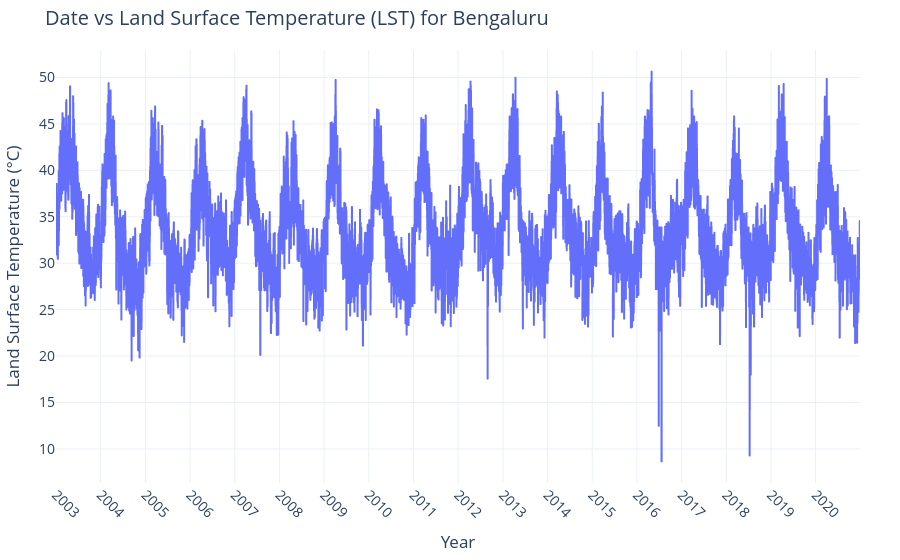

Write notebook code for a chart like this one.
### Code cell
plotTimeVsLST(blr_df, 'Bengaluru')

### Figure 1 — Plotly figure (JSON) as saved in the notebook; plotly's stock layout.template omitted (floating-point values rounded to 4 significant figures; data arrays with more than 128 entries replaced by an {"elided": "..."} marker saying what was removed)
{"data": [{"hovertemplate": "Year=%{x}<br>Land Surface Temperature (°C)=%{y}<extra></extra>", "legendgroup": "", "line": {"color": "#636efa", "dash": "solid", "width": 2}, "marker": {"size": 4, "symbol": "circle"}, "mode": "lines", "name": "", "showlegend": false, "type": "scattergl", "x": {"elided": "6558 str values"}, "xaxis": "x", "y": {"elided": "6558 float values"}, "yaxis": "y"}], "layout": {"font": {"size": 14}, "hovermode": "x unified", "legend": {"tracegroupgap": 0}, "margin": {"b": 50, "l": 40, "r": 40, "t": 50}, "title": {"font": {"size": 20}, "text": "Date vs Land Surface Temperature (LST) for Bengaluru"}, "xaxis": {"anchor": "y", "domain": [0, 1], "tickangle": 45, "tickformat": "%Y", "tickmode": "array", "tickvals": ["2003-01-01T00:00:00", "2004-01-01T00:00:00", "2005-01-01T00:00:00", "2006-01-01T00:00:00", "2007-01-01T00:00:00", "2008-01-01T00:00:00", "2009-01-01T00:00:00", "2010-01-01T00:00:00", "2011-01-01T00:00:00", "2012-01-01T00:00:00", "2013-01-01T00:00:00", "2014-01-01T00:00:00", "2015-01-01T00:00:00", "2016-01-01T00:00:00", "2017-01-01T00:00:00", "2018-01-01T00:00:00", "2019-01-01T00:00:00", "2020-01-01T00:00:00"], "title": {"text": "Year"}}, "yaxis": {"anchor": "x", "domain": [0, 1], "title": {"text": "Land Surface Temperature (°C)"}}}}
